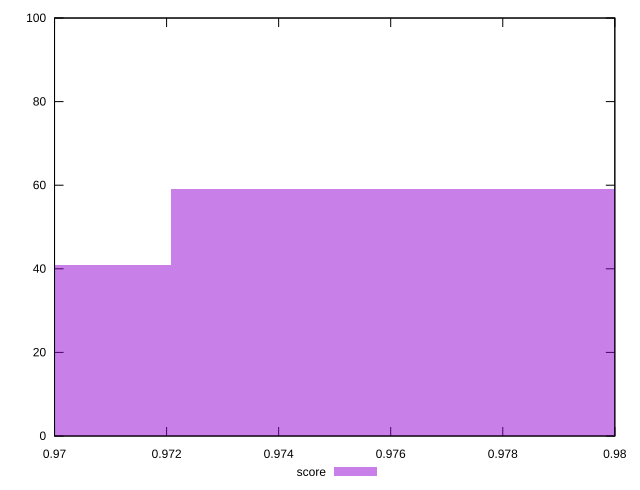

Here is the gnuplot script that generated this plot:
reset

$score <<EOF
0.9660382143728583 41
0.978113692052519 59
EOF

set key outside below
set boxwidth 0.012075477679660728
set xrange [0.97:0.98]
set yrange [0:100]
set trange [0:100]
set style fill transparent solid 0.5 noborder
set terminal svg size 640, 490 enhanced background rgb 'white'
set output "reports/report_00030_2021-02-24T20-42-31.540Z/bootup-time/samples/music/score/histogram.svg"

plot $score title "score" with boxes

reset
